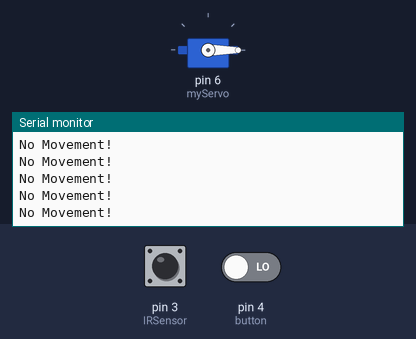
A sketch run on a simulated Arduino Uno, built with avr-gcc and run on an emulated ATmega328P. Shown: servo, the last lines printed to the serial monitor. The inputs (shaded band) are chosen by the test bench; at power-on: pin 3 (IRSensor) LOW, pin 4 (button) LOW.

Above: at 1.2 s.
1.3 s: pin 3 (IRSensor) driven HIGH
At 2.3 s:
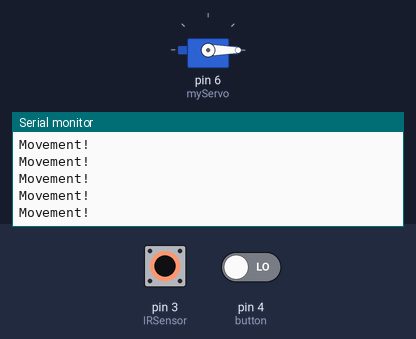
3.2 s: pin 3 (IRSensor) driven LOW
At 3.7 s:
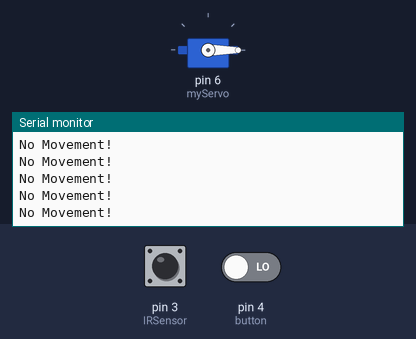
6.2 s: pin 3 (IRSensor) driven HIGH and pin 4 (button) driven HIGH
At 6.8 s:
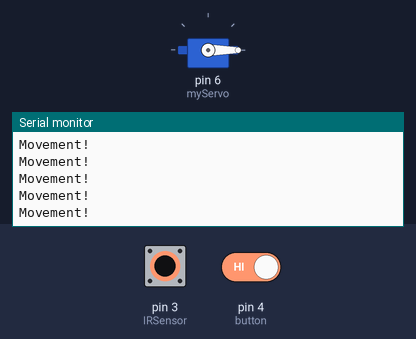

Measured:
- after the input at 1.3 s, the serial monitor: prints a new line after 0.07 s (image 1)

The sketch:

Prototype.ino
```cpp
#include <Servo.h>

//Servo instatiation
Servo myServo;

//Extra pin setup
int IRSensor = 3;
int button = 4;

//variable for storing IR Sensor data
int irVal;
int buttonVal;

void setup()
{ // put your setup code here, to run once:
  pinMode(IRSensor, INPUT);
  pinMode(button, INPUT);

  myServo.attach(6);

  Serial.begin(9600);
}

void loop() {
  // put your main code here, to run repeatedly:
  irVal = digitalRead(IRSensor);
  buttonVal = digitalRead(button);

  if (irVal) {
    Serial.println("Movement!");
    if (button == HIGH) {
      myServo.write(90);
    }
  } else {
    Serial.println("No Movement!");
    myServo.write(0);
  }
}
```
